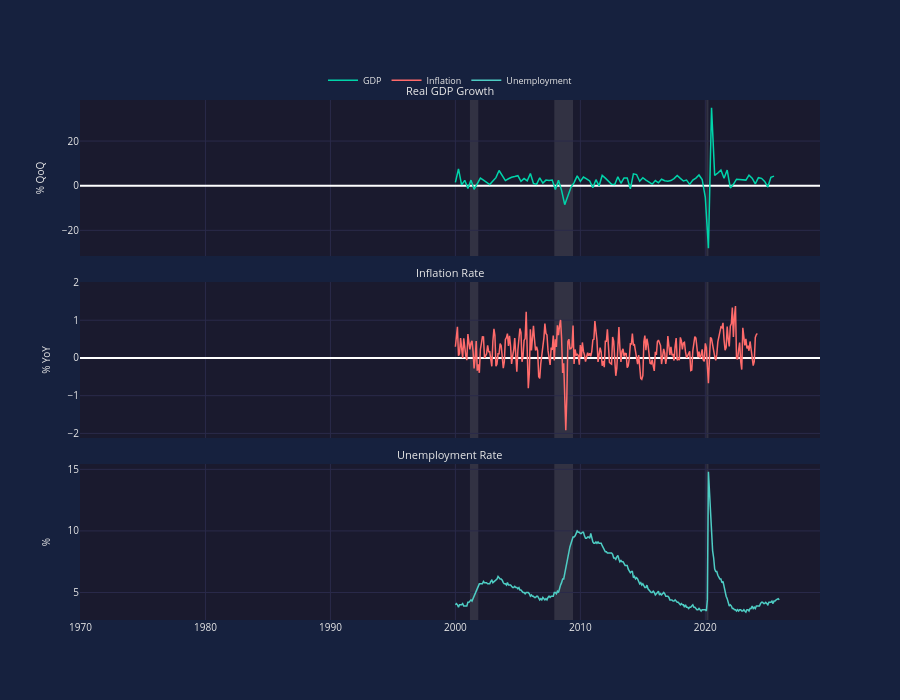

The notebook cell saved with this chart:
### Markdown cell above
## 2. Multi-Subplot Chart

A chart with three synchronized subplots showing GDP, Inflation, and Unemployment.

### Code cell
# Multi-subplot with real economic data
chart = econcharts(
    num_rows=3,
    subplot_titles=('Real GDP Growth', 'Inflation Rate', 'Unemployment Rate'),
    height=700,
)

chart.add_line(row=1, x=gdp_dates, y=gdp_values, name='GDP', color='teal')
chart.add_line(row=2, x=inf_dates, y=inf_values, name='Inflation', color='coral')
chart.add_line(row=3, x=unemp_dates, y=unemp_values, name='Unemployment', color='sky')

chart.set_yaxis(row=1, title='% QoQ')
chart.set_yaxis(row=2, title='% YoY')
chart.set_yaxis(row=3, title='%')

chart.add_hline(row=1, y=0)
chart.add_hline(row=2, y=2.0)  # Fed's 2% inflation target

chart.set_legend(orientation='h', position='top')
chart.enable_unified_spikeline()
chart.show()

### Figure 1 — Plotly figure (JSON) as saved in the notebook; plotly's stock layout.template omitted (floating-point values rounded to 4 significant figures; data arrays with more than 128 entries replaced by an {"elided": "..."} marker saying what was removed)
{"data": [{"line": {"color": "#00d4aa", "width": 1.5}, "name": "GDP", "showlegend": true, "type": "scatter", "visible": true, "x": ["2000-01-01T00:00:00", "2000-04-01T00:00:00", "2000-07-01T00:00:00", "2000-10-01T00:00:00", "2001-01-01T00:00:00", "2001-04-01T00:00:00", "2001-07-01T00:00:00", "2001-10-01T00:00:00", "2002-01-01T00:00:00", "2002-04-01T00:00:00", "2002-07-01T00:00:00", "2002-10-01T00:00:00", "2003-01-01T00:00:00", "2003-04-01T00:00:00", "2003-07-01T00:00:00", "2003-10-01T00:00:00", "2004-01-01T00:00:00", "2004-04-01T00:00:00", "2004-07-01T00:00:00", "2004-10-01T00:00:00", "2005-01-01T00:00:00", "2005-04-01T00:00:00", "2005-07-01T00:00:00", "2005-10-01T00:00:00", "2006-01-01T00:00:00", "2006-04-01T00:00:00", "2006-07-01T00:00:00", "2006-10-01T00:00:00", "2007-01-01T00:00:00", "2007-04-01T00:00:00", "2007-07-01T00:00:00", "2007-10-01T00:00:00", "2008-01-01T00:00:00", "2008-04-01T00:00:00", "2008-07-01T00:00:00", "2008-10-01T00:00:00", "2009-01-01T00:00:00", "2009-04-01T00:00:00", "2009-07-01T00:00:00", "2009-10-01T00:00:00", "2010-01-01T00:00:00", "2010-04-01T00:00:00", "2010-07-01T00:00:00", "2010-10-01T00:00:00", "2011-01-01T00:00:00", "2011-04-01T00:00:00", "2011-07-01T00:00:00", "2011-10-01T00:00:00", "2012-01-01T00:00:00", "2012-04-01T00:00:00", "2012-07-01T00:00:00", "2012-10-01T00:00:00", "2013-01-01T00:00:00", "2013-04-01T00:00:00", "2013-07-01T00:00:00", "2013-10-01T00:00:00", "2014-01-01T00:00:00", "2014-04-01T00:00:00", "2014-07-01T00:00:00", "2014-10-01T00:00:00", "2015-01-01T00:00:00", "2015-04-01T00:00:00", "2015-07-01T00:00:00", "2015-10-01T00:00:00", "2016-01-01T00:00:00", "2016-04-01T00:00:00", "2016-07-01T00:00:00", "2016-10-01T00:00:00", "2017-01-01T00:00:00", "2017-04-01T00:00:00", "2017-07-01T00:00:00", "2017-10-01T00:00:00", "2018-01-01T00:00:00", "2018-04-01T00:00:00", "2018-07-01T00:00:00", "2018-10-01T00:00:00", "2019-01-01T00:00:00", "2019-04-01T00:00:00", "2019-07-01T00:00:00", "2019-10-01T00:00:00", "2020-01-01T00:00:00", "2020-04-01T00:00:00", "2020-07-01T00:00:00", "2020-10-01T00:00:00", "2021-01-01T00:00:00", "2021-04-01T00:00:00", "2021-07-01T00:00:00", "2021-10-01T00:00:00", "2022-01-01T00:00:00", "2022-04-01T00:00:00", "2022-07-01T00:00:00", "2022-10-01T00:00:00", "2023-01-01T00:00:00", "2023-04-01T00:00:00", "2023-07-01T00:00:00", "2023-10-01T00:00:00", "2024-01-01T00:00:00", "2024-04-01T00:00:00", "2024-07-01T00:00:00", "2024-10-01T00:00:00", "2025-01-01T00:00:00", "2025-04-01T00:00:00", "2025-07-01T00:00:00"], "xaxis": "x3", "y": [1.5, 7.5, 0.4, 2.4, -1.3, 2.5, -1.6, 1.1, 3.4, 2.5, 1.6, 0.5, 2.1, 3.6, 6.8, 4.7, 2.3, 3.1, 3.8, 4.1, 4.5, 2, 3.2, 2.2, 5.5, 1, 0.6, 3.5, 1.2, 2.5, 2.3, 2.5, -1.7, 2.4, -2.1, -8.5, -4.5, -0.7, 1.4, 4.4, 1.9, 3.9, 3.1, 2.1, -0.9, 2.7, -0.1, 4.6, 3.4, 1.8, 0.6, 0.5, 4, 1.1, 3.5, 3.5, -1.4, 5.3, 5, 2, 3.6, 2.5, 1.6, 0.7, 2.3, 1.3, 2.9, 2.2, 2, 2.3, 3.2, 4.6, 3.3, 2.1, 2.5, 0.6, 2.5, 3.4, 4.8, 2.8, -5.2, -28, 34.9, 4.6, 5.7, 7, 3.3, 7, -1, 0.6, 2.9, 2.8, 2.9, 2.5, 4.7, 3.4, 0.8, 3.6, 3.3, 1.9, -0.6, 3.8, 4.3], "yaxis": "y"}, {"line": {"color": "#ff6b6b", "width": 1.5}, "name": "Inflation", "showlegend": true, "type": "scatter", "visible": true, "x": {"elided": "291 str values"}, "xaxis": "x3", "y": {"elided": "291 float values"}, "yaxis": "y2"}, {"line": {"color": "#4ecdc4", "width": 1.5}, "name": "Unemployment", "showlegend": true, "type": "scatter", "visible": true, "x": {"elided": "311 str values"}, "xaxis": "x3", "y": {"elided": "311 float values"}, "yaxis": "y3"}, {"hoverinfo": "skip", "marker": {"opacity": 0}, "mode": "markers", "showlegend": false, "type": "scatter", "x": ["2000-01-01T00:00:00", "2025-12-01T00:00:00"], "xaxis": "x3", "y": [0, 0], "yaxis": "y"}, {"hoverinfo": "skip", "marker": {"opacity": 0}, "mode": "markers", "showlegend": false, "type": "scatter", "x": ["2000-01-01T00:00:00", "2025-12-01T00:00:00"], "xaxis": "x3", "y": [0, 0], "yaxis": "y2"}], "layout": {"annotations": [{"font": {"color": "#e8e8e8", "size": 11}, "showarrow": false, "text": "Real GDP Growth", "x": 0.5, "xanchor": "center", "xref": "paper", "y": 1, "yanchor": "bottom", "yref": "paper"}, {"font": {"color": "#e8e8e8", "size": 11}, "showarrow": false, "text": "Inflation Rate", "x": 0.5, "xanchor": "center", "xref": "paper", "y": 0.65, "yanchor": "bottom", "yref": "paper"}, {"font": {"color": "#e8e8e8", "size": 11}, "showarrow": false, "text": "Unemployment Rate", "x": 0.5, "xanchor": "center", "xref": "paper", "y": 0.3, "yanchor": "bottom", "yref": "paper"}], "font": {"color": "#e8e8e8", "size": 10}, "height": 700, "hoverlabel": {"bgcolor": "#16213e", "font": {"color": "#e8e8e8", "size": 11}}, "hovermode": "x unified", "legend": {"bgcolor": "rgba(0,0,0,0)", "font": {"color": "#e8e8e8", "size": 9}, "orientation": "h", "x": 0.5, "xanchor": "center", "y": 1.01, "yanchor": "bottom"}, "paper_bgcolor": "#16213e", "plot_bgcolor": "#1a1a2e", "shapes": [{"line": {"color": "rgba(255, 255, 255, 0.3)", "dash": "dash", "width": 1}, "type": "line", "x0": 0, "x1": 1, "xref": "x3", "y0": 0, "y1": 0, "yref": "y"}, {"line": {"color": "rgba(255, 255, 255, 0.3)", "dash": "dash", "width": 1}, "type": "line", "x0": 0, "x1": 1, "xref": "x3", "y0": 2, "y1": 2, "yref": "y2"}, {"fillcolor": "#b8b8b8", "layer": "below", "line": {"width": 0}, "opacity": 0.15, "type": "rect", "x0": "2001-03-01T00:00:00", "x1": "2001-11-01T00:00:00", "xref": "x3", "y0": 0, "y1": 1, "yref": "y domain"}, {"fillcolor": "#b8b8b8", "layer": "below", "line": {"width": 0}, "opacity": 0.15, "type": "rect", "x0": "2001-03-01T00:00:00", "x1": "2001-11-01T00:00:00", "xref": "x3", "y0": 0, "y1": 1, "yref": "y2 domain"}, {"fillcolor": "#b8b8b8", "layer": "below", "line": {"width": 0}, "opacity": 0.15, "type": "rect", "x0": "2001-03-01T00:00:00", "x1": "2001-11-01T00:00:00", "xref": "x3", "y0": 0, "y1": 1, "yref": "y3 domain"}, {"fillcolor": "#b8b8b8", "layer": "below", "line": {"width": 0}, "opacity": 0.15, "type": "rect", "x0": "2007-12-01T00:00:00", "x1": "2009-06-01T00:00:00", "xref": "x3", "y0": 0, "y1": 1, "yref": "y domain"}, {"fillcolor": "#b8b8b8", "layer": "below", "line": {"width": 0}, "opacity": 0.15, "type": "rect", "x0": "2007-12-01T00:00:00", "x1": "2009-06-01T00:00:00", "xref": "x3", "y0": 0, "y1": 1, "yref": "y2 domain"}, {"fillcolor": "#b8b8b8", "layer": "below", "line": {"width": 0}, "opacity": 0.15, "type": "rect", "x0": "2007-12-01T00:00:00", "x1": "2009-06-01T00:00:00", "xref": "x3", "y0": 0, "y1": 1, "yref": "y3 domain"}, {"fillcolor": "#b8b8b8", "layer": "below", "line": {"width": 0}, "opacity": 0.15, "type": "rect", "x0": "2020-02-01T00:00:00", "x1": "2020-04-01T00:00:00", "xref": "x3", "y0": 0, "y1": 1, "yref": "y domain"}, {"fillcolor": "#b8b8b8", "layer": "below", "line": {"width": 0}, "opacity": 0.15, "type": "rect", "x0": "2020-02-01T00:00:00", "x1": "2020-04-01T00:00:00", "xref": "x3", "y0": 0, "y1": 1, "yref": "y2 domain"}, {"fillcolor": "#b8b8b8", "layer": "below", "line": {"width": 0}, "opacity": 0.15, "type": "rect", "x0": "2020-02-01T00:00:00", "x1": "2020-04-01T00:00:00", "xref": "x3", "y0": 0, "y1": 1, "yref": "y3 domain"}], "xaxis": {"anchor": "y", "domain": [0, 1], "gridcolor": "#2a2a4a", "matches": "x3", "showspikes": true, "showticklabels": false, "spikecolor": "rgba(255, 255, 255, 0.5)", "spikedash": "dot", "spikemode": "across", "spikesnap": "cursor", "spikethickness": 1}, "xaxis2": {"anchor": "y2", "domain": [0, 1], "gridcolor": "#2a2a4a", "matches": "x3", "showspikes": true, "showticklabels": false, "spikecolor": "rgba(255, 255, 255, 0.5)", "spikedash": "dot", "spikemode": "across", "spikesnap": "cursor", "spikethickness": 1}, "xaxis3": {"anchor": "y3", "domain": [0, 1], "gridcolor": "#2a2a4a", "showspikes": true, "spikecolor": "rgba(255, 255, 255, 0.5)", "spikedash": "dot", "spikemode": "across", "spikesnap": "cursor", "spikethickness": 1}, "yaxis": {"anchor": "x", "domain": [0.7, 1], "gridcolor": "#2a2a4a", "title": {"font": {"color": "#e8e8e8", "size": 10}, "text": "% QoQ"}, "type": "linear"}, "yaxis2": {"anchor": "x2", "domain": [0.35, 0.65], "gridcolor": "#2a2a4a", "title": {"font": {"color": "#e8e8e8", "size": 10}, "text": "% YoY"}, "type": "linear"}, "yaxis3": {"anchor": "x3", "domain": [0, 0.3], "gridcolor": "#2a2a4a", "title": {"font": {"color": "#e8e8e8", "size": 10}, "text": "%"}, "type": "linear"}}}
